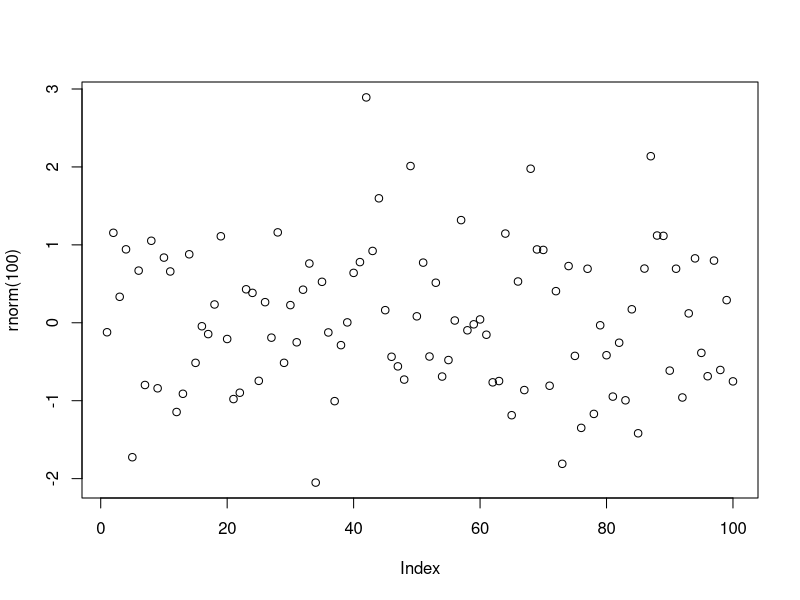
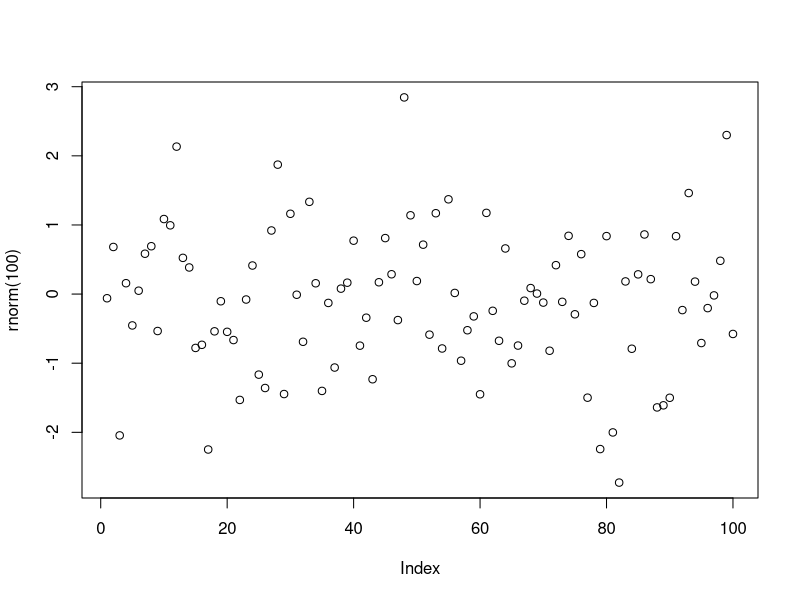
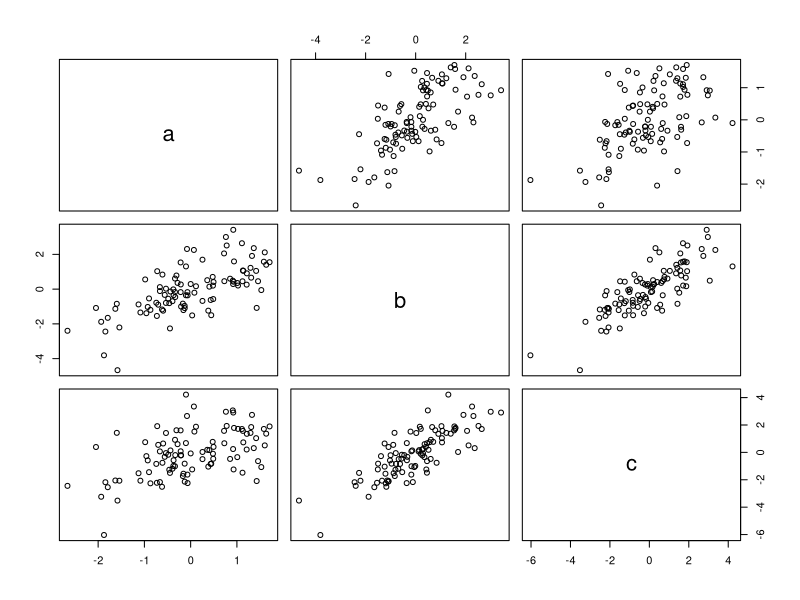
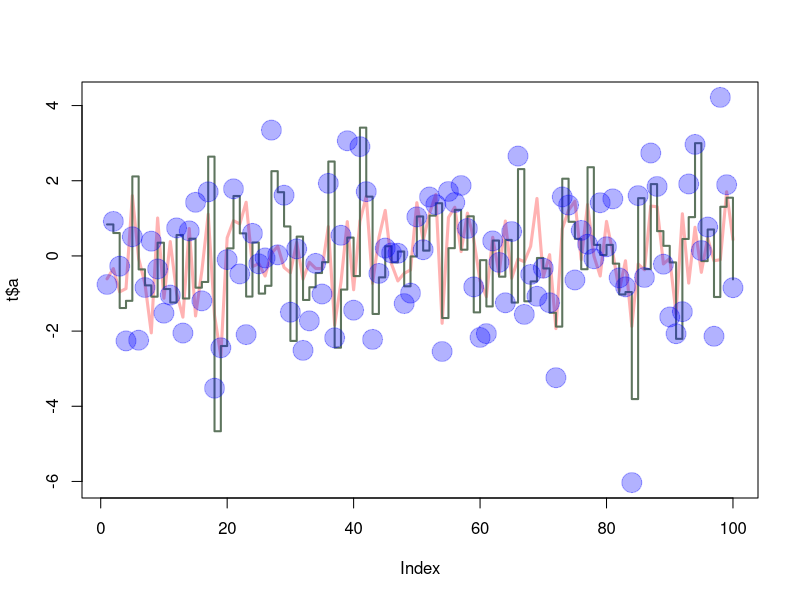
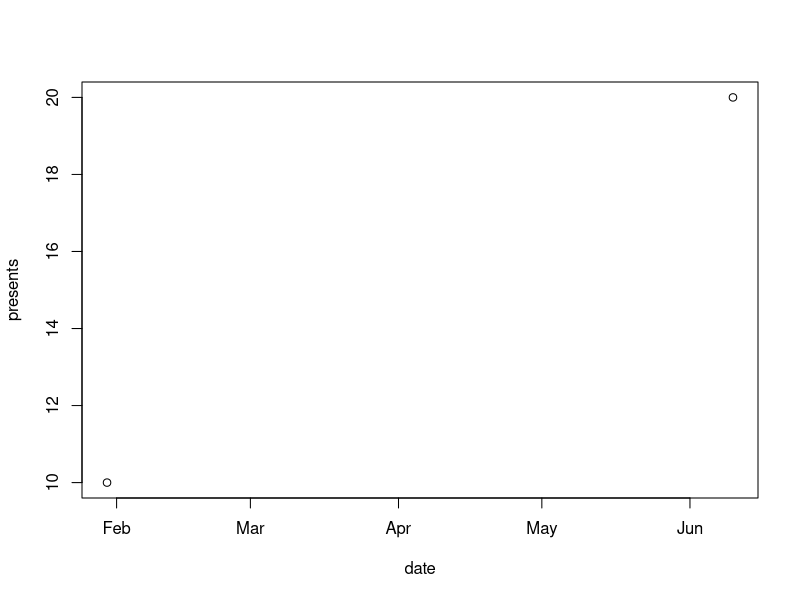

Reproduce these figures in R, in order.
## ---- chunk 1
((2017-2015)/(2017-1991))*100
## ---- chunk 2
x= (2017-2015)
y= (2017-1991)
percent= 100
x/y*percent
## ---- chunk 3
vector= c(4,5,8,11)
sum(vector)
## ---- chunk 4
plot(rnorm(100))
## ---- chunk 5
help(sqrt)
## ---- chunk 6
plot(rnorm(100))
## ---- chunk 7
P= seq(from=31, to=60, by=10)
Q= matrix(P,ncol=5, nrow=6)
P
Q
## ---- chunk 8
x1=rnorm(100)
x2=rnorm(100)
x3=rnorm(100)
t= data.frame(a=x1, b=x1+x2, c=x1+x2+x3)
plot(t)
## ---- chunk 9
plot(t$a, type="l", ylim=range(t), lwd=3, col=rgb(1,0,0,0.3))
lines(t$b, type="s", lwd=2, col=rgb(0.3,0.4,0.3,0.9))
points(t$c, pch=20, cex=4, col=rgb(0,0,1,0.3))
## ---- chunk 10
data= read.table(file="tst1.txt",header=TRUE)
data$g*5
## ---- chunk 11
write.table(data$g*5,file="tst2.txt",row.names=FALSE)
## ---- chunk 12
mean(sqrt(rnorm(100)))
## ---- chunk 13
date=strptime(c("20170130","20170610"),format="%Y%m%d")
presents=c(10,20)
plot(date, presents)
## ---- chunk 14
s=1:100
for(i in 1:100)
{
  if(s[i]<5 | s[i]>90)
  {
    s[i]=s[i]*10;
  } else
  {
    s[i]=s[i]*0.1;
  }
}
s
## ---- chunk 15
func= function(arg1)
{
  l= length(arg1)
  for(i in 1:l)
  {
    if(arg1[i]<5 | arg1[i]>90)
    {
      arg1[i]= arg1[i]*10
    } else
    {
      arg1[i]= arg1[i]*0.1
    }
  }
  return(arg1)
}
func(arg1=1:95)
## ---- chunk 16
a=seq(from=10, to=40, by=10)
b=seq(from=0.5, to=9.0, by=0.1)
c=seq(from=910, to=1000, by=10)
c(a,b,c)
